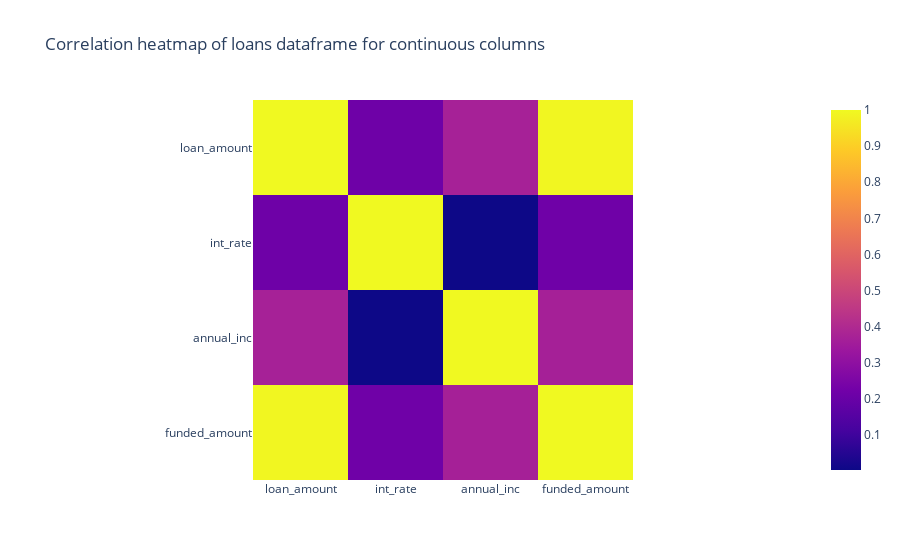
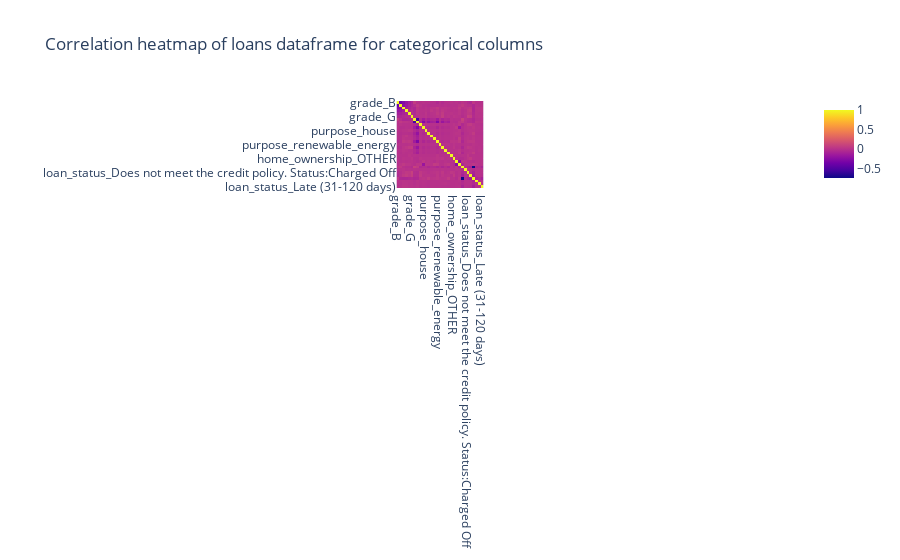
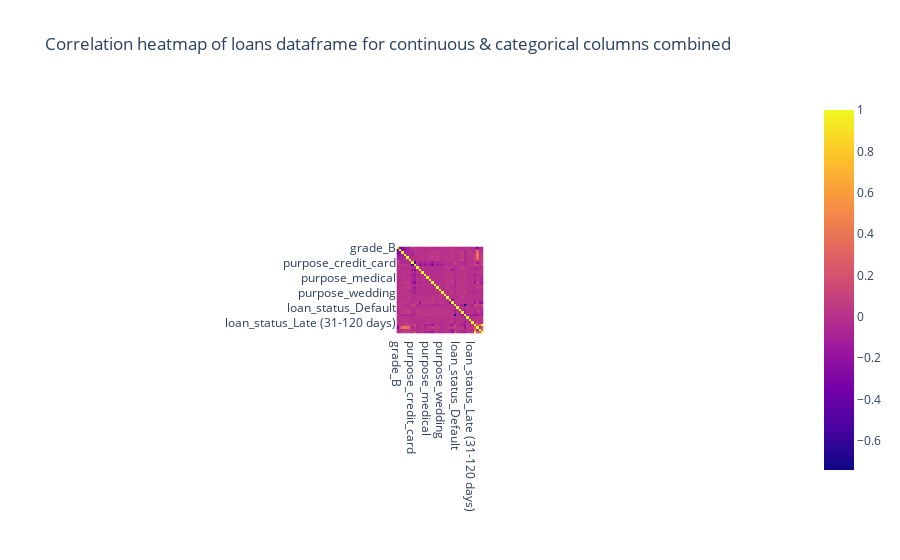

These figures' notebook cell, in order:
### Markdown cell above
### Below code encodes categorical columns values to numerical representations

### Code cell
## Comments from code review :
# You could also encode or map the categorical columns values to numerical representations
# and plot a correlation matrix for each subset to see if there were any continuous columns
# that had a high correlation.

df = pd.read_csv("loan_payments.csv",index_col=0)

## Corelated columns
plot = Plotter()

## Corelations on continuous columns
continuous_df = df[['loan_amount', 'int_rate', 'annual_inc', 'funded_amount']]
plot.identify_Collinearity_with_parm(continuous_df, "Correlation heatmap of loans dataframe for continuous columns")

## Corelations on categorical columns
encoded_df = pd.get_dummies(df[['grade', 'purpose', 'home_ownership', 'loan_status']], drop_first=True)
plot.identify_Collinearity_with_parm(encoded_df, "Correlation heatmap of loans dataframe for categorical columns")

# Combine encoded categorical and continuous columns
combined_df = pd.concat([encoded_df, continuous_df], axis=1)
plot.identify_Collinearity_with_parm(combined_df, "Correlation heatmap of loans dataframe for continuous & categorical columns combined")

### Figure 1 — Plotly figure (JSON) as saved in the notebook; plotly's stock layout.template omitted (floating-point values rounded to 4 significant figures)
{"data": [{"coloraxis": "coloraxis", "hovertemplate": "x: %{x}<br>y: %{y}<br>color: %{z}<extra></extra>", "name": "0", "type": "heatmap", "x": ["loan_amount", "int_rate", "annual_inc", "funded_amount"], "xaxis": "x", "y": ["loan_amount", "int_rate", "annual_inc", "funded_amount"], "yaxis": "y", "z": [[1, 0.2143, 0.3691, 0.9939], [0.2143, 1, 0.003225, 0.217], [0.3691, 0.003225, 1, 0.3656], [0.9939, 0.217, 0.3656, 1]]}], "layout": {"coloraxis": {"colorscale": [[0, "#0d0887"], [0.1111, "#46039f"], [0.2222, "#7201a8"], [0.3333, "#9c179e"], [0.4444, "#bd3786"], [0.5556, "#d8576b"], [0.6667, "#ed7953"], [0.7778, "#fb9f3a"], [0.8889, "#fdca26"], [1, "#f0f921"]]}, "title": {"text": "Correlation heatmap of loans dataframe for continuous columns"}, "xaxis": {"anchor": "y", "constrain": "domain", "domain": [0, 1], "scaleanchor": "y"}, "yaxis": {"anchor": "x", "autorange": "reversed", "constrain": "domain", "domain": [0, 1]}}}

### Figure 2 — Plotly figure (JSON) as saved in the notebook; plotly's stock layout.template omitted (floating-point values rounded to 4 significant figures; data arrays with more than 128 entries replaced by an {"elided": "..."} marker saying what was removed)
{"data": [{"coloraxis": "coloraxis", "hovertemplate": "x: %{x}<br>y: %{y}<br>color: %{z}<extra></extra>", "name": "0", "type": "heatmap", "x": ["grade_B", "grade_C", "grade_D", "grade_E", "grade_F", "grade_G", "purpose_credit_card", "purpose_debt_consolidation", "purpose_educational", "purpose_home_improvement", "purpose_house", "purpose_major_purchase", "purpose_medical", "purpose_moving", "purpose_other", "purpose_renewable_energy", "purpose_small_business", "purpose_vacation", "purpose_wedding", "home_ownership_NONE", "home_ownership_OTHER", "home_ownership_OWN", "home_ownership_RENT", "loan_status_Current", "loan_status_Default", "loan_status_Does not meet the credit policy. Status:Charged Off", "loan_status_Does not meet the credit policy. Status:Fully Paid", "loan_status_Fully Paid", "loan_status_In Grace Period", "loan_status_Late (16-30 days)", "loan_status_Late (31-120 days)"], "xaxis": "x", "y": ["grade_B", "grade_C", "grade_D", "grade_E", "grade_F", "grade_G", "purpose_credit_card", "purpose_debt_consolidation", "purpose_educational", "purpose_home_improvement", "purpose_house", "purpose_major_purchase", "purpose_medical", "purpose_moving", "purpose_other", "purpose_renewable_energy", "purpose_small_business", "purpose_vacation", "purpose_wedding", "home_ownership_NONE", "home_ownership_OTHER", "home_ownership_OWN", "home_ownership_RENT", "loan_status_Current", "loan_status_Default", "loan_status_Does not meet the credit policy. Status:Charged Off", "loan_status_Does not meet the credit policy. Status:Fully Paid", "loan_status_Fully Paid", "loan_status_In Grace Period", "loan_status_Late (16-30 days)", "loan_status_Late (31-120 days)"], "yaxis": "y", "z": {"elided": "31x31 float values"}}], "layout": {"coloraxis": {"colorscale": [[0, "#0d0887"], [0.1111, "#46039f"], [0.2222, "#7201a8"], [0.3333, "#9c179e"], [0.4444, "#bd3786"], [0.5556, "#d8576b"], [0.6667, "#ed7953"], [0.7778, "#fb9f3a"], [0.8889, "#fdca26"], [1, "#f0f921"]]}, "title": {"text": "Correlation heatmap of loans dataframe for categorical columns"}, "xaxis": {"anchor": "y", "constrain": "domain", "domain": [0, 1], "scaleanchor": "y"}, "yaxis": {"anchor": "x", "autorange": "reversed", "constrain": "domain", "domain": [0, 1]}}}

### Figure 3 — Plotly figure (JSON) as saved in the notebook; plotly's stock layout.template omitted (floating-point values rounded to 4 significant figures; data arrays with more than 128 entries replaced by an {"elided": "..."} marker saying what was removed)
{"data": [{"coloraxis": "coloraxis", "hovertemplate": "x: %{x}<br>y: %{y}<br>color: %{z}<extra></extra>", "name": "0", "type": "heatmap", "x": ["grade_B", "grade_C", "grade_D", "grade_E", "grade_F", "grade_G", "purpose_credit_card", "purpose_debt_consolidation", "purpose_educational", "purpose_home_improvement", "purpose_house", "purpose_major_purchase", "purpose_medical", "purpose_moving", "purpose_other", "purpose_renewable_energy", "purpose_small_business", "purpose_vacation", "purpose_wedding", "home_ownership_NONE", "home_ownership_OTHER", "home_ownership_OWN", "home_ownership_RENT", "loan_status_Current", "loan_status_Default", "loan_status_Does not meet the credit policy. Status:Charged Off", "loan_status_Does not meet the credit policy. Status:Fully Paid", "loan_status_Fully Paid", "loan_status_In Grace Period", "loan_status_Late (16-30 days)", "loan_status_Late (31-120 days)", "loan_amount", "int_rate", "annual_inc", "funded_amount"], "xaxis": "x", "y": ["grade_B", "grade_C", "grade_D", "grade_E", "grade_F", "grade_G", "purpose_credit_card", "purpose_debt_consolidation", "purpose_educational", "purpose_home_improvement", "purpose_house", "purpose_major_purchase", "purpose_medical", "purpose_moving", "purpose_other", "purpose_renewable_energy", "purpose_small_business", "purpose_vacation", "purpose_wedding", "home_ownership_NONE", "home_ownership_OTHER", "home_ownership_OWN", "home_ownership_RENT", "loan_status_Current", "loan_status_Default", "loan_status_Does not meet the credit policy. Status:Charged Off", "loan_status_Does not meet the credit policy. Status:Fully Paid", "loan_status_Fully Paid", "loan_status_In Grace Period", "loan_status_Late (16-30 days)", "loan_status_Late (31-120 days)", "loan_amount", "int_rate", "annual_inc", "funded_amount"], "yaxis": "y", "z": {"elided": "35x35 float values"}}], "layout": {"coloraxis": {"colorscale": [[0, "#0d0887"], [0.1111, "#46039f"], [0.2222, "#7201a8"], [0.3333, "#9c179e"], [0.4444, "#bd3786"], [0.5556, "#d8576b"], [0.6667, "#ed7953"], [0.7778, "#fb9f3a"], [0.8889, "#fdca26"], [1, "#f0f921"]]}, "title": {"text": "Correlation heatmap of loans dataframe for continuous & categorical columns combined"}, "xaxis": {"anchor": "y", "constrain": "domain", "domain": [0, 1], "scaleanchor": "y"}, "yaxis": {"anchor": "x", "autorange": "reversed", "constrain": "domain", "domain": [0, 1]}}}
